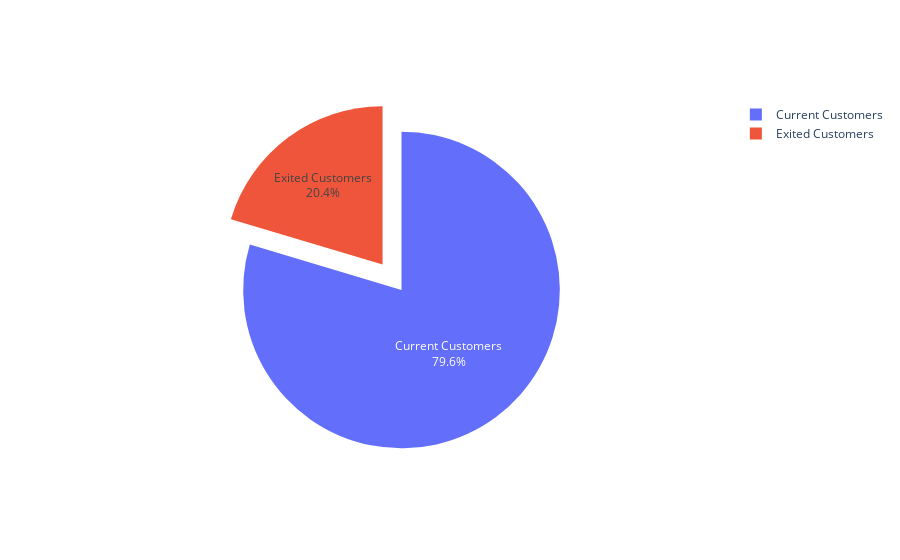

Here is the notebook cell this chart was saved with:
### Markdown cell above
## EDA

### Code cell
## Plotting pie char to understand % of customer exited 
labels = ["Current Customers","Exited Customers"]
values = list(df["Exited"].value_counts()[0:2])

# pull is given as a fraction of the pie radius
fig = go.Figure(data=[go.Pie(labels=labels,textinfo='label+percent', values=values, pull=[0, 0.2])])
if not os.path.exists("plot_images"):
    os.mkdir("plot_images")


fig.show()
# print styling
s1 = '\033[1m' + '\033[96m'
s2 = '\033[1m' + '\033[4m' + '\033[95m'
h1 = '\033[1m' + '\033[4m' + '\033[92m'
e = "\033[0;0m"

### Figure 1 — Plotly figure (JSON) as saved in the notebook; plotly's stock layout.template omitted (floating-point values rounded to 4 significant figures)
{"data": [{"labels": ["Current Customers", "Exited Customers"], "pull": [0, 0.2], "textinfo": "label+percent", "type": "pie", "values": [7963, 2037]}], "layout": {}}
